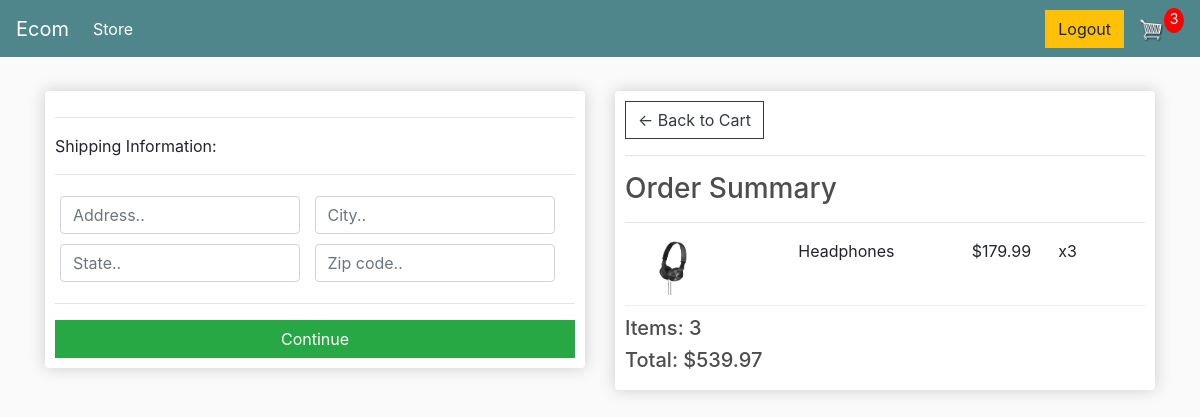
/checkout/ (signed in), run on an earlier commit of the app's database.
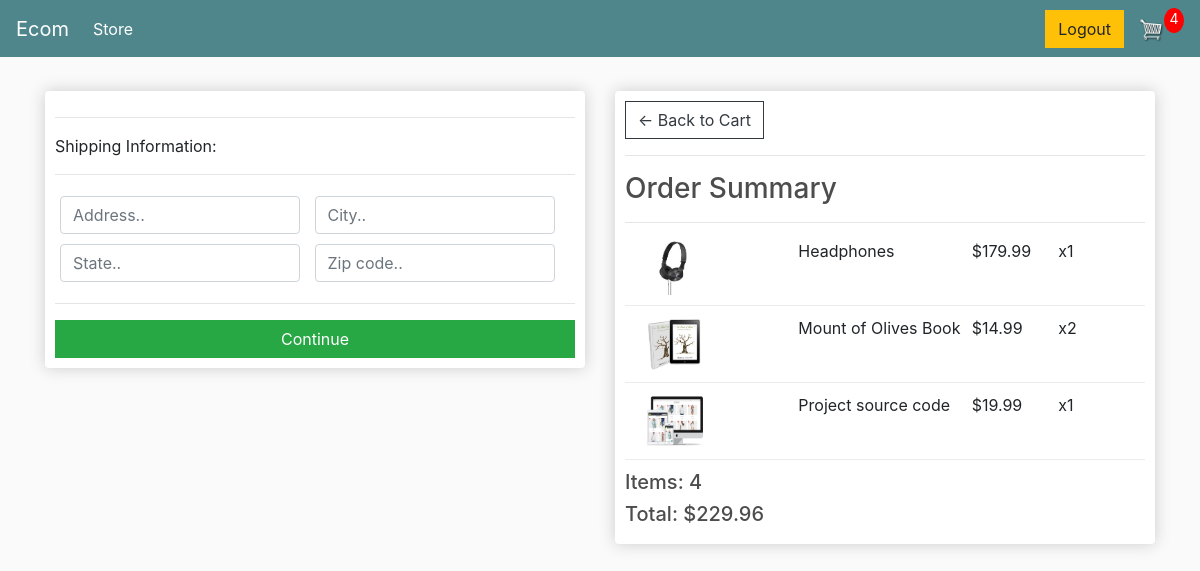
And on a later commit of the database.
### store/models.py (models this page shows, shortened)
class OrderItem(models.Model):
    product = models.ForeignKey(Product, on_delete=models.SET_NULL, null=True)
    order = models.ForeignKey(Order, on_delete=models.SET_NULL, null=True)
    quantity = models.IntegerField(default=0, null=True, blank=True)
    date_added = models.DateTimeField(auto_now_add=True)
    @property
    def get_total(self):
        return self.product.price * self.quantity

class Product(models.Model):
    name = models.CharField(max_length=200, null=True)
    price = models.DecimalField(max_digits=7, decimal_places=2)
    digital = models.BooleanField(default=False, null=True, blank=True)
    image = models.ImageField(null=True, blank=True)
    @property
    def imageURL(self):
        try:
            url = self.image.url
        except:
            url = ""
        return url

class Order(models.Model):
    customer = models.ForeignKey(Customer, on_delete=models.SET_NULL, blank=True, null=True)
    date_ordered = models.DateTimeField(auto_now_add=True)
    complete = models.BooleanField(default=False, null=True, blank=True)
    transaction_id = models.CharField(max_length=200, null=True)
    @property
    def shipping(self):
        shipping = False
        orderitems = self.orderitem_set.all()
        for order in orderitems:
            if order.product.digital == False:
                shipping =True
                break
        return shipping
    @property
    def get_cart_total(self):
        orderitems = self.orderitem_set.all()
        total = sum([item.get_total for item in orderitems])
        return total
    @property
    def get_cart_items(self):
        orderitems = self.orderitem_set.all()
        total = sum([item.quantity for item in orderitems])
        return total

### store/views.py (the view)
# urls.py: path('checkout/', views.checkout, name="checkout"),
def checkout(request):
     data = cartData(request)
     cartItems = data['cartItems']
     order = data['order']
     items = data['items']
     context = {'items':items, 'order':order, 'cartItems':cartItems}
     return render(request, 'store/checkout.html', context)

### store/utils.py (called while the page is built)
def cartData(request):
    if request.user.is_authenticated:
        customer = request.user.customer
        order, created = Order.objects.get_or_create(customer=customer, complete=False)
        items = order.orderitem_set.all()
        cartItems = order.get_cart_items
    else:
        cookieData = cookieCart(request)
        cartItems = cookieData['cartItems']
        order = cookieData['order']
        items = cookieData['items']
    return {'cartItems': cartItems, 'order': order, 'items': items}

### store/templates/store/checkout.html (shortened to what this page needs)
{% extends 'store/main.html' %}
{% load static %}
{% block content %}
     <div class="row">
		<div class="col-lg-6">
			<div class="box-element" id="form-wrapper">
				<form id="form">
					<div id="shipping-info">
						<hr>
						<p>Shipping Information:</p>
						<hr>
						<div class="form-field">
							<input class="form-control" type="text" name="address" placeholder="Address..">
						</div>
						<div class="form-field">
							<input class="form-control" type="text" name="city" placeholder="City..">
						</div>
						<div class="form-field">
							<input class="form-control" type="text" name="state" placeholder="State..">
						</div>
						<div class="form-field">
							<input class="form-control" type="text" name="zipcode" placeholder="Zip code..">
						</div>
					</div>
					<hr>
					<input id="form-button" class="btn btn-success btn-block" type="submit" value="Continue">
				</form>
			</div>
			<br>
		</div>
		<div class="col-lg-6">
			<div class="box-element">
				<a  class="btn btn-outline-dark" href="{% url 'cart' %}">&#x2190; Back to Cart</a>
				<hr>
				<h3>Order Summary</h3>
				<hr>
				{% for item in items %}
				<div class="cart-row">
					<div style="flex:2"><img class="row-image" src="{% static item.product.imageURL %}"></div>
					<div style="flex:2"><p>{{item.product.name}}</p></div>
					<div style="flex:1"><p>${{item.product.price|floatformat:2}}</p></div>
					<div style="flex:1"><p>x{{item.quantity}}</p></div>
				</div>
				{% endfor %}
				<h5>Items:   {{order.get_cart_items}}</h5>
				<h5>Total:   ${{order.get_cart_total|floatformat:2}}</h5>
			</div>
		</div>
	</div>
{% endblock content %}

What changed in the data, as far as the page shows it:
changed OrderItem "Headphones": quantity "3" → "1"
added OrderItem: product.image (picture), product.name "Mount of Olives Book", product.price "14.99", quantity "2"
added OrderItem: product.image (picture), product.name "Project source code", product.price "19.99", quantity "1"
changed through a linked row, Order: get_cart_items "3" → "4"; get_cart_total "539.97" → "229.96"
Also different on the page:
{{ cartItems }}: "3" → "4"
